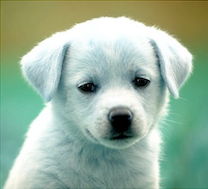
#> input picture CVL/Lab3/source_image.png, 208 x 189 px
$ python l3q2.py
#> lines starting #> are read from the running program, lines starting #| are printed output that depends on the picture
#> further down, source_image is the input picture: shape (189, 208, 3); mean B, G, R 158, 178.7, 153.7
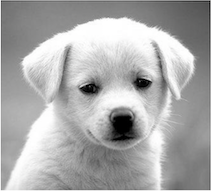
#> input picture CVL/Lab3/target_image.png, 211 x 191 px
#> further down, target_image is the input picture: shape (191, 211, 3); mean B, G, R 169.8, 169.8, 169.8
import cv2
import numpy as np
import matplotlib.pyplot as plt

def compute_histogram(image):
    hist = cv2.calcHist([image], [0], None, [256], [0, 256])
#> hist = 256 values, max 1201 at index 255, min 5 at index 16, mean 153.6
    hist = hist.ravel()
    return hist

def compute_cdf(hist):
    cdf = hist.cumsum()
    cdf_normalized = cdf * hist.max() / cdf[-1]  # Normalize to match range of pixel values
    return cdf, cdf_normalized

def map_histogram(source_cdf, target_cdf):
    source_cdf = source_cdf.astype('float32')
    target_cdf = target_cdf.astype('float32')
    mapping = np.interp(source_cdf, target_cdf, np.arange(256))
    return mapping

def histogram_matching(source_img, target_img):
    # Compute histograms and CDFs
    source_hist = compute_histogram(source_img)
#> source_hist has the same summary as hist in compute_histogram
    target_hist = compute_histogram(target_img)
#> target_hist = 256 values, max 1155 at index 254, min 3 at index 26, mean 157.4
    source_cdf, _ = compute_cdf(source_hist)
#> in compute_cdf, `cdf = hist.cumsum()`: cdf = 256 values from 152 to 39312
#> in compute_cdf, `cdf_normalized = cdf * hist.max() / cdf[-1]`: cdf_normalized = 256 values from 4.64 to 1201
#> source_cdf = 256 values from 152 to 39312
    target_cdf, _ = compute_cdf(target_hist)
#> target_cdf = 256 values from 201 to 40301

    # Compute the mapping
    mapping = map_histogram(source_cdf, target_cdf)
#> in map_histogram, `source_cdf = source_cdf.astype('float32')`: source_cdf = 256 values from 152 to 39312
#> in map_histogram, `target_cdf = target_cdf.astype('float32')`: target_cdf = 256 values from 201 to 40301
#> in map_histogram, `mapping = np.interp(source_cdf, target_cdf, np.arange(256))`: mapping = 256 values from 0 to 253.6
#> mapping = 256 values from 0 to 253.6

    # Map the pixels in the source image to match the target histogram
    matched_img = np.interp(source_img.ravel(), np.arange(256), mapping).reshape(source_img.shape)
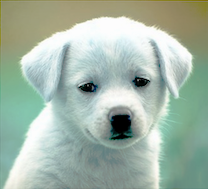
#> matched_img: shape (189, 208, 3) float64; mean B, G, R 167.6, 181.9, 163.7
    matched_img = np.uint8(matched_img)
    return matched_img

def plot_images_and_histograms(source_img, target_img, matched_img):
    """Plots the original, reference, and matched images with their histograms."""
    plt.figure(figsize=(12, 12))

    # Original Image
    plt.subplot(3, 2, 1)
    plt.imshow(source_img, cmap='gray')
    plt.title('Source Image')
    plt.axis('off')

    # Histogram of Original Image
    plt.subplot(3, 2, 2)
    plt.hist(source_img.ravel(), bins=256, range=[0,256])
    plt.title('Histogram of Source Image')
    plt.xlabel('Pixel Intensity')
    plt.ylabel('Frequency')

    # Target Image
    plt.subplot(3, 2, 3)
    plt.imshow(target_img, cmap='gray')
    plt.title('Target Image')
    plt.axis('off')

    # Histogram of Target Image
    plt.subplot(3, 2, 4)
    plt.hist(target_img.ravel(), bins=256, range=[0,256])
    plt.title('Histogram of Target Image')
    plt.xlabel('Pixel Intensity')
    plt.ylabel('Frequency')

    # Matched Image
    plt.subplot(3, 2, 5)
    plt.imshow(matched_img, cmap='gray')
    plt.title('Matched Image')
    plt.axis('off')

    # Histogram of Matched Image
    plt.subplot(3, 2, 6)
    plt.hist(matched_img.ravel(), bins=256, range=(0,256))
    plt.title('Histogram of Matched Image')
    plt.xlabel('Pixel Intensity')
    plt.ylabel('Frequency')

    plt.tight_layout()
    plt.show()
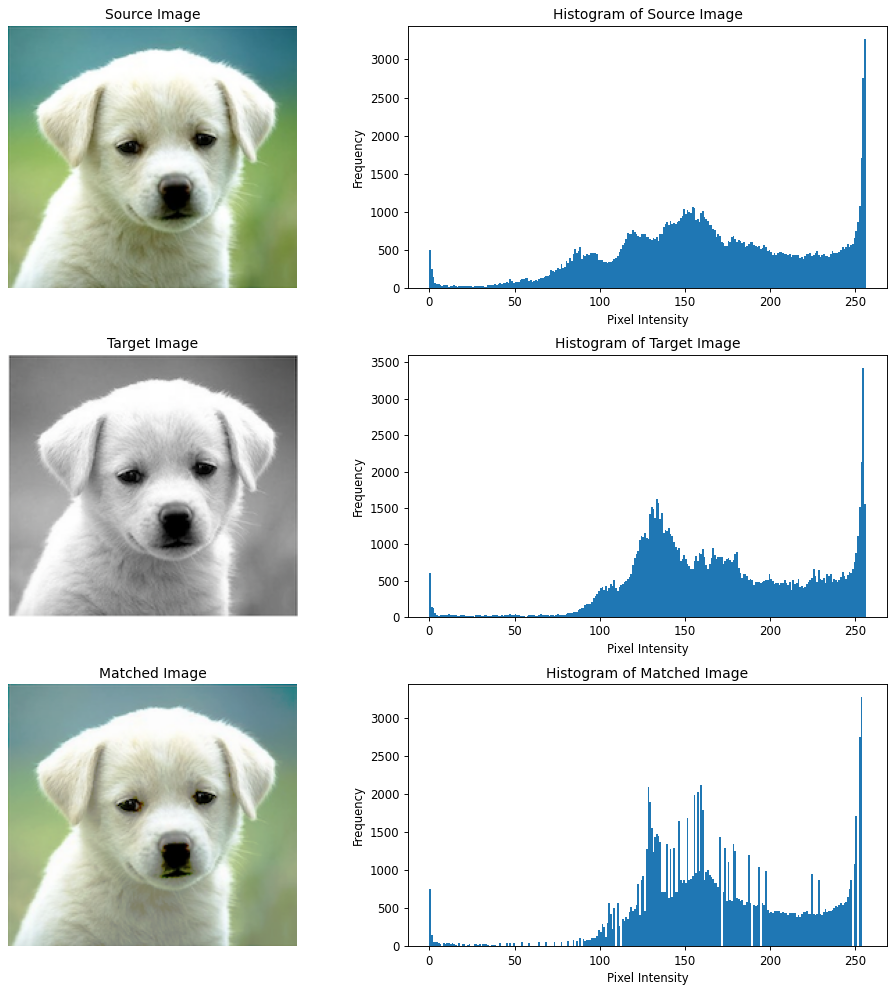
#> figure drawn by matplotlib, 6 panels; B, G, R data is drawn as R, G, B; panel 2: tallest bar 3273 high, from x = 255 to 256; panel 4: tallest bar 3426 high, from x = 254 to 255; panel 6: tallest bar 3273 high, from x = 253 to 254

# Load source and target images in grayscale
source_image_path = 'source_image.png'
target_image_path = 'target_image.png'

source_image = cv2.imread(source_image_path)
target_image = cv2.imread(target_image_path)

if source_image is None or target_image is None:
    raise ValueError("One of the images was not found or unable to open.")

# Perform histogram matching
matched_image = histogram_matching(source_image, target_image)

# Plot the images and histograms
plot_images_and_histograms(source_image, target_image, matched_image)

# Optionally save the result
output_path = 'matched_image.jpg'  # Replace with your output path
cv2.imwrite(output_path, matched_image)
